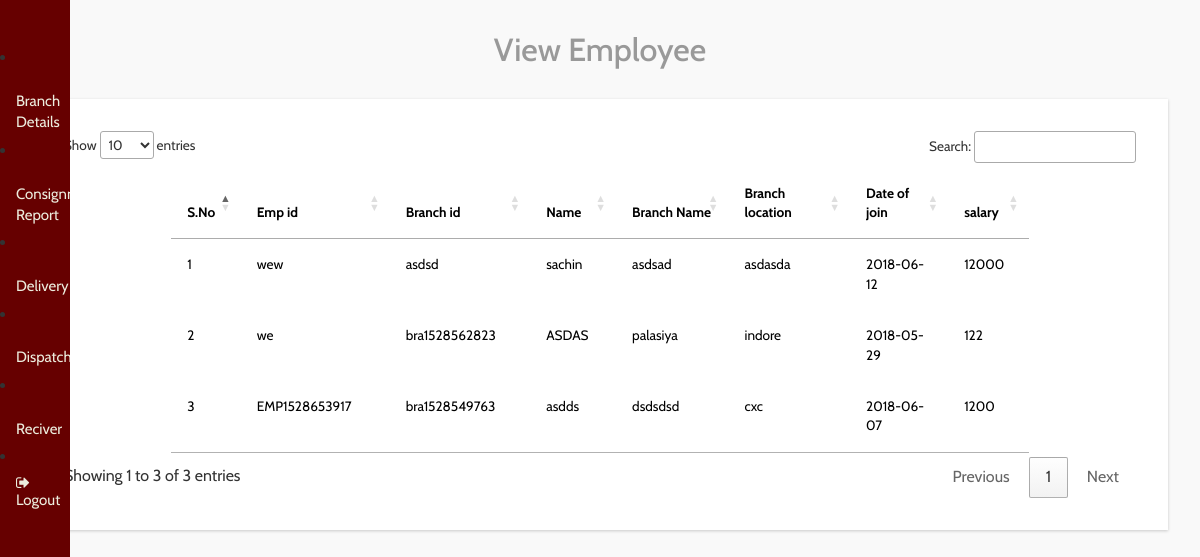
Screenshot of /dealer/view_emplyee.php with the database file from the repository.
### tables this page shows
CREATE TABLE `emplyee` (
  `id` int(11) NOT NULL,
  `name` text NOT NULL,
  `role` text NOT NULL,
  `branchid` text NOT NULL,
  `branch_name` text NOT NULL,
  `branch_location` text NOT NULL,
  `dateofjoin` date NOT NULL,
  `salary` int(100) NOT NULL,
  `Empid` text NOT NULL
);

### dealer/view_emplyee.php (the view, shortened to what this page needs)
<?php
include('header.php');
include('../connection.php');
?>
<link rel="stylesheet" href="http://cdn.datatables.net/1.10.2/css/jquery.dataTables.min.css"></style>
<div id="page-wrapper">
  <div class="graphs">
    <h3 class="blank1" align="center">View Employee</h3>
    <div class="xs tabls">
      <div class="bs-example4" data-example-id="contextual-table">
        <table class="table table-hover" id="example" class="display" width="80%" cellspacing="0">
          <thead>
            <tr>
            <th>S.No</th>
            <th>Emp id</th>
              <th>Branch id</th>
              <th>Name</th>
              <th>Branch Name</th>
              <th>Branch location</th>
              <th>Date of join</th>
              <th>salary</th>
            </tr>
          </thead>
          <tbody>
          <?php
            $sql="Select * from emplyee";
            $res=mysqli_query($conn,$sql);
            $i=1;
            while($ros=mysqli_fetch_array($res))
            {
              ?>
          <tr>
            <td><?php echo $i++;?></td>
             <td><?php echo $ros['Empid'];?></td>
            <td><?php echo $ros['branchid'];?></td>
            <td><?php echo $ros['name'];?></td>
            <td><?php echo $ros['branch_name'];?></td>
            <td><?php echo $ros['branch_location'];?></td>
            <td><?php echo $ros['dateofjoin'];?></td>
            <td><?php echo $ros['salary'];?></td>
          </tr>
          <?php
        }
        ?>
          </tbody>
        </table>
      </div>
    </div>
  </div>
</div>

### rows the page displays
emplyee: Empid "wew", branchid "asdsd", name "sachin", branch_name "asdsad", branch_location "asdasda", dateofjoin "2018-06-12", salary "12000"
emplyee: Empid "we", branchid "bra1528562823", name "ASDAS", branch_name "palasiya", branch_location "indore", dateofjoin "2018-05-29", salary "122"
emplyee: Empid "EMP1528653917", branchid "bra1528549763", name "asdds", branch_name "dsdsdsd", branch_location "cxc", dateofjoin "2018-06-07", salary "1200"
